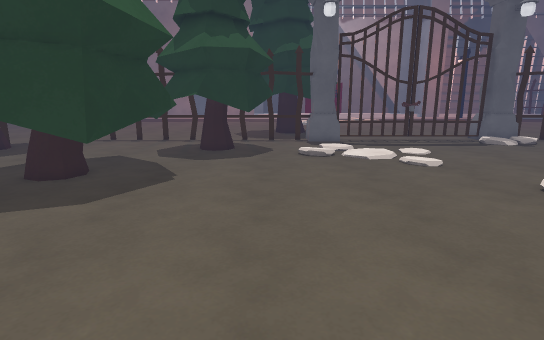
view 1 (above)

16 first-person views from a walk through a Unity game level. The camera is 1.4 m above the floor, tilts 12° down and sees 80° across. The floor is counted in squares, 0.5 m on a side. Each view is taken from the middle of a square. On the plan, view 1 faces up. The plan holds only what a view shows up to about 20 squares ahead; the rest is blank. The place goes on beyond the plan.

view 2
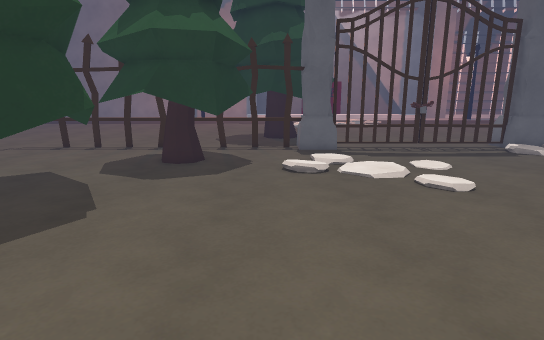

view 3
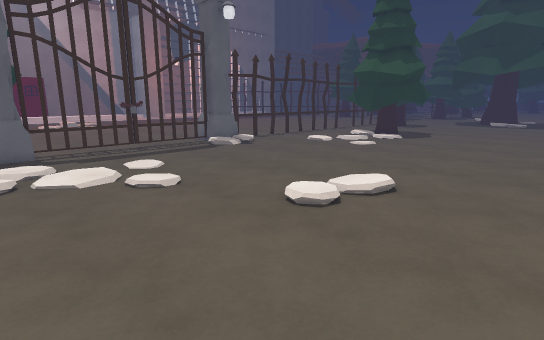

view 4
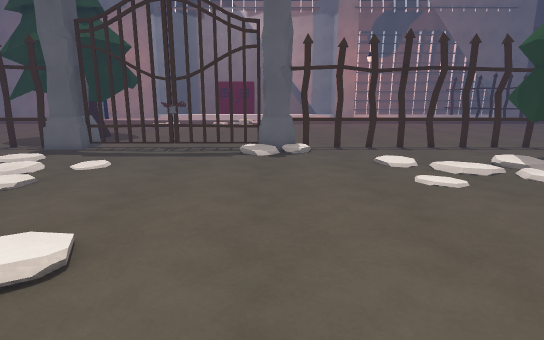

view 5
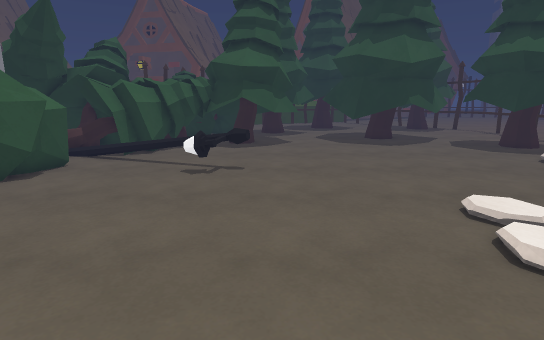

view 6
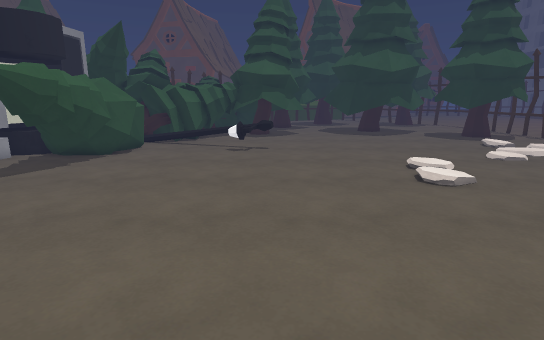

view 7
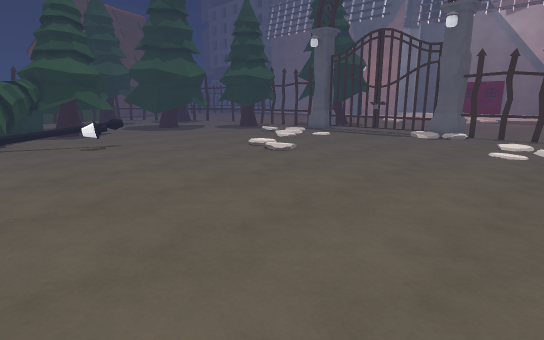

view 8
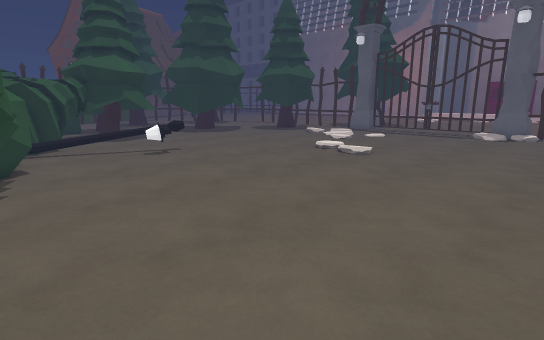

view 9
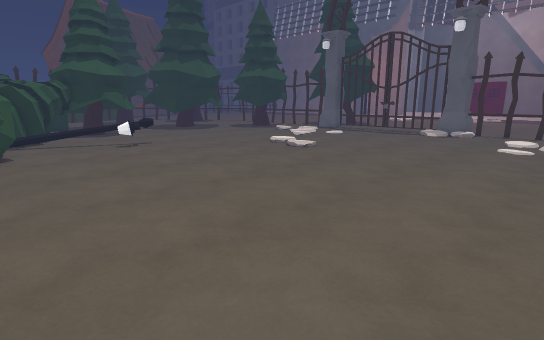

view 10
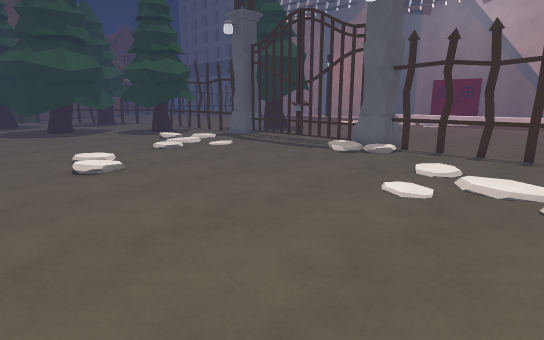

view 11
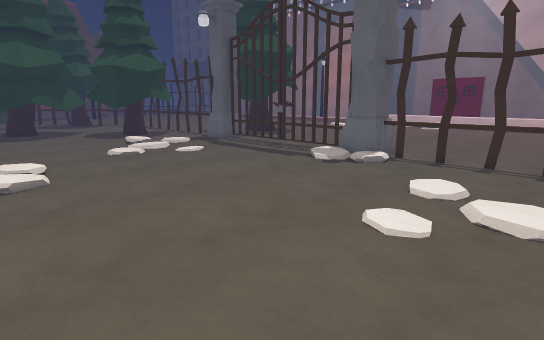

view 12
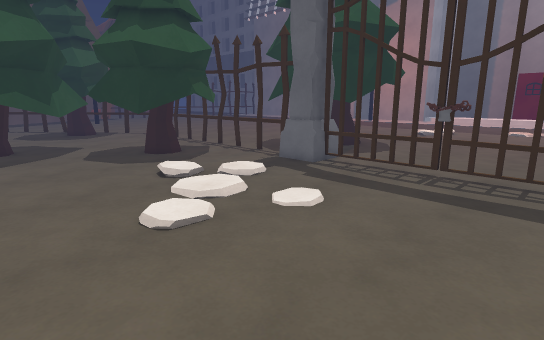

view 13
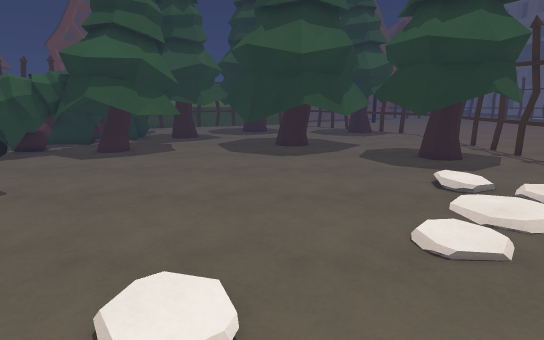

view 14
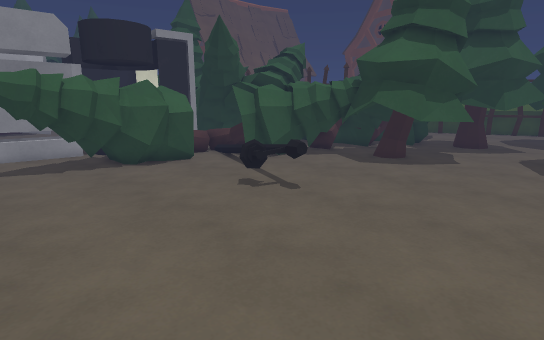

view 15
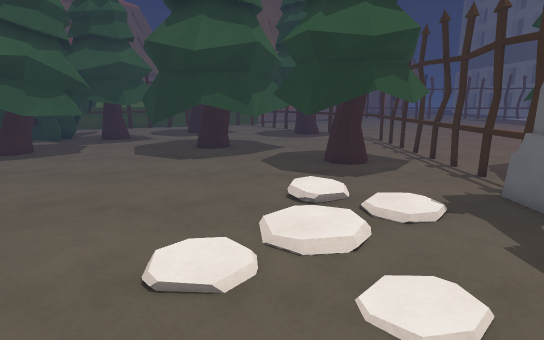

view 16
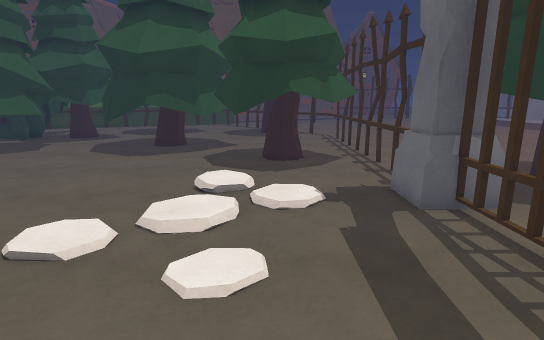

### Floor plan
Key: @ floor where view 1 was taken; # wall or solid block; x gap in a wall; . main floor; : floor 0.25 m higher than the main floor; / step, stairs or slope; = window, fence, low wall or low ledge; ^ raised ledge; O other object.
Columns run from 9 left of view 1 to 27 right of it. Each row starts with its distance up from view 1.
 25              ##            #     #
 24       #x#######OOOO#OOOO####.##x####
 23       #.....##=.........=## .........
 22       ###...............:://.........
 21        ##............................
 20         ##..........................#
 19        ###........................./#
 18       ###..:......................./#
 17      ###...::.......................#
 16     ###.............................
 15     #...............................
 14     ##.............................
 13     ##..............................
 12     ##..............................
 11     #...............................
 10   ###.............:://..............
  9  ###..............:.::..............
  8  #..................................
  7 .....................................
  6 .....................................
  5 ######............................ .
  4     ###...........................
  3      ##.....==.....................
  2      ##.....==.....................
  1      ##.....=^=....................
  0      #...@.===.....................
 -1      ##....O.......................
 -2      ###=..O.......................
 -3        ##^.........................
 -4         ###.......................
 -5         ###.^#####............... .
 -6         #=..#########...........
 -7         # O=^ ^^#####..........   .

Positions as (right, up) in squares from view 1, and headings:
1: (0, 0), facing up
2: (1, 4), facing up
3: (2, 4), facing up-right
4: (16, 4), facing up
5: (17, 4), facing left
6: (23, 3), facing left
7: (25, -5), facing up-left
8: (21, -7), facing up-left
9: (25, -7), facing up-left
10: (26, 5), facing up-left
11: (25, 8), facing up-left
12: (14, 11), facing up-left
13: (13, 11), facing left
14: (12, 10), facing down-left
15: (12, 16), facing left
16: (13, 19), facing left
